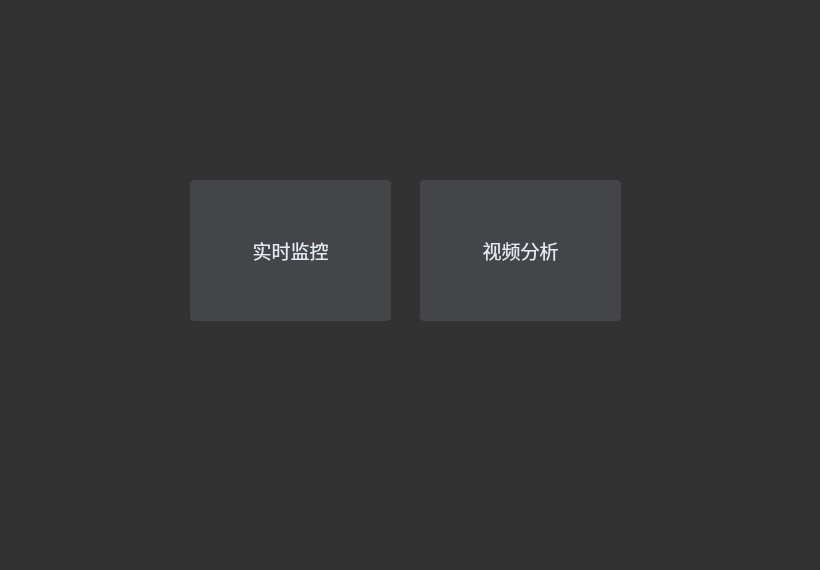
<?xml version="1.0" encoding="UTF-8"?>
<ui version="4.0">
 <class>Home</class>
 <widget class="QWidget" name="Home">
  <property name="geometry">
   <rect>
    <x>0</x>
    <y>0</y>
    <width>820</width>
    <height>570</height>
   </rect>
  </property>
  <property name="windowTitle">
   <string>Form</string>
  </property>
  <property name="styleSheet">
   <string notr="true">background: rgb(50, 50, 50);</string>
  </property>
  <widget class="QPushButton" name="pushButton_2">
   <property name="geometry">
    <rect>
     <x>190</x>
     <y>180</y>
     <width>201</width>
     <height>141</height>
    </rect>
   </property>
   <property name="font">
    <font>
     <pointsize>14</pointsize>
    </font>
   </property>
   <property name="styleSheet">
    <string notr="true">QPushButton{
        border-radius: 4px;
        border: none;
        width: 75px;
        height: 25px;
}
QPushButton:enabled {
        background: rgb(68, 69, 73);
        color: rgb(227, 234, 242);
}
QPushButton:!enabled {
        background: rgb(100, 100, 100);
        color: rgb(227, 234, 242);
}
QPushButton:enabled:hover{
        background: rgb(85, 85, 85);
}
QPushButton:enabled:pressed{
        background: rgb(80, 80, 80);
}</string>
   </property>
   <property name="text">
    <string>实时监控</string>
   </property>
  </widget>
  <widget class="QPushButton" name="pushButton">
   <property name="geometry">
    <rect>
     <x>420</x>
     <y>180</y>
     <width>201</width>
     <height>141</height>
    </rect>
   </property>
   <property name="font">
    <font>
     <pointsize>14</pointsize>
    </font>
   </property>
   <property name="styleSheet">
    <string notr="true">QPushButton{
        border-radius: 4px;
        border: none;
        width: 75px;
        height: 25px;
}
QPushButton:enabled {
        background: rgb(68, 69, 73);
        color: rgb(227, 234, 242);
}
QPushButton:!enabled {
        background: rgb(100, 100, 100);
        color: rgb(227, 234, 242);
}
QPushButton:enabled:hover{
        background: rgb(85, 85, 85);
}
QPushButton:enabled:pressed{
        background: rgb(80, 80, 80);
}</string>
   </property>
   <property name="text">
    <string>视频分析</string>
   </property>
  </widget>
 </widget>
 <resources/>
 <connections/>
</ui>
